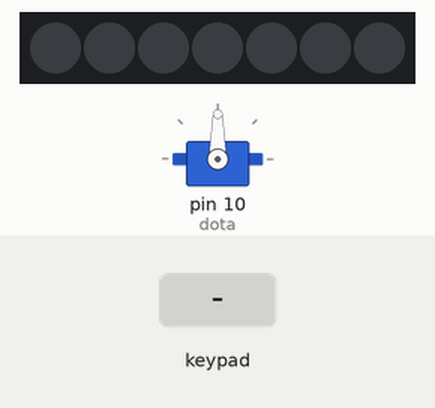
Bench run of a sketch on a simulated Arduino Uno, built with avr-gcc and run on an emulated ATmega328P. Parts: 7 RGB LEDs in strip order, left to right, servo. The test bench sets the inputs (shaded band). Dim RGB values are drawn brighter than linear.

Above: at 1.2 s.
1.3 s: keypad keys 1 2 * pressed 0.4 s apart
At 3.7 s:
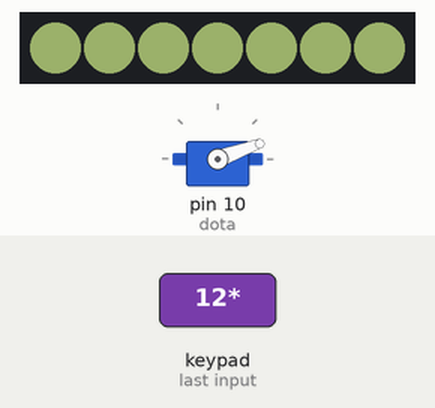
4.0 s: key 'A' pressed
At 5.1 s:
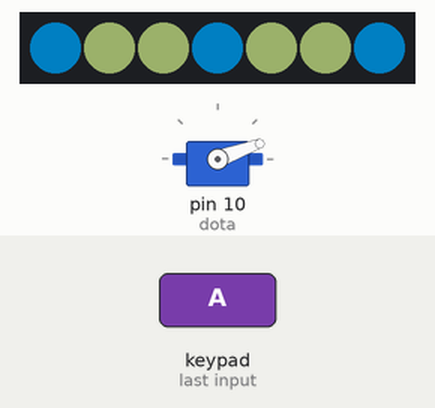
5.7 s: key 'B' pressed
At 7.2 s:
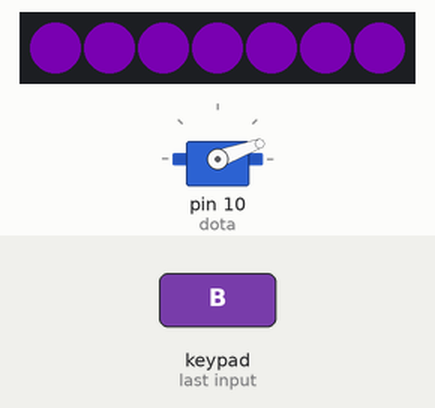
7.7 s: keypad keys 1 2 D pressed 0.4 s apart
At 10.1 s:
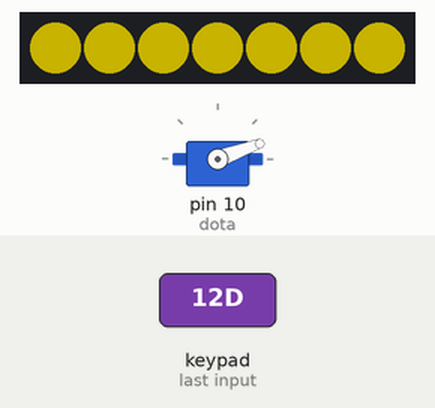
10.4 s: key 'C' pressed
At 11.4 s:
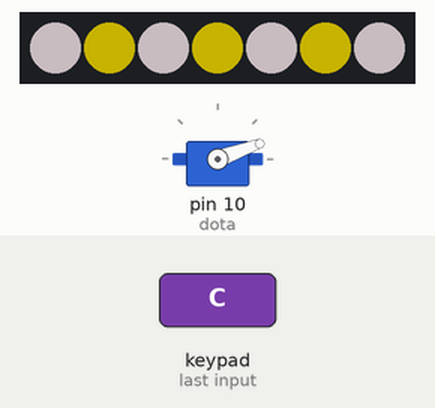
12.2 s: keypad keys 1 2 # pressed 0.4 s apart
At 14.6 s:
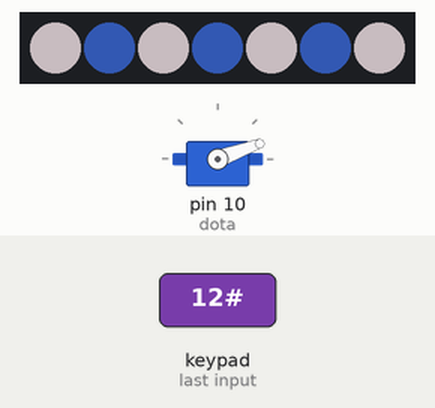
Timing chart, 0 to 15.9 s (numbered marks = the images above; inputs shaded):
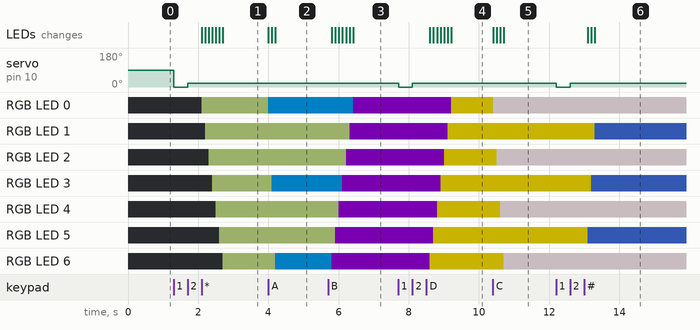

Measured:
- after the input at 1.3 s, servo on pin 10 (dota): 90° → 0° at once, → 20° 0.40 s later; RGB LED 0: off → RGB(50, 57, 34) after 0.80 s; RGB LED 1: off → RGB(50, 57, 34) after 0.90 s; RGB LED 2: off → RGB(50, 57, 34) after 1.0 s; RGB LED 3: off → RGB(50, 57, 34) after 1.1 s; the LEDs: first change after 0.80 s (image 1 shows a later state)
- after the input at 4.0 s, RGB LED 0: RGB(50, 57, 34) → RGB(0, 58, 89) at once; RGB LED 3: RGB(50, 57, 34) → RGB(0, 58, 89) after 0.10 s; RGB LED 6: RGB(50, 57, 34) → RGB(0, 58, 89) after 0.20 s; the LEDs: first change at once (image 2 shows a later state)
- after the input at 5.7 s, RGB LED 0: RGB(0, 58, 89) → RGB(39, 0, 57) after 0.71 s; RGB LED 1: RGB(50, 57, 34) → RGB(39, 0, 57) after 0.61 s
- after the input at 7.7 s, servo on pin 10 (dota): 20° → 0° at once, → 20° 0.39 s later; RGB LED 0: RGB(39, 0, 57) → RGB(98, 88, 0) after 1.5 s
- after the input at 10.4 s, RGB LED 0: RGB(98, 88, 0) → RGB(100, 94, 96) at once; RGB LED 2: RGB(98, 88, 0) → RGB(100, 94, 96) after 0.10 s; RGB LED 4: RGB(98, 88, 0) → RGB(100, 94, 96) after 0.20 s; RGB LED 6: RGB(98, 88, 0) → RGB(100, 94, 96) after 0.30 s; the LEDs: first change at once (image 5 shows a later state)
- after the input at 12.2 s, servo on pin 10 (dota): 20° → 0° at once, → 20° 0.40 s later; RGB LED 1: RGB(98, 88, 0) → RGB(17, 30, 61) after 1.1 s; RGB LED 3: RGB(98, 88, 0) → RGB(17, 30, 61) after 1.0 s; RGB LED 5: RGB(98, 88, 0) → RGB(17, 30, 61) after 0.91 s; the LEDs: first change after 0.91 s (image 6 shows a later state)

The sketch:

sketch_apr26a.ino
```cpp
//se crean las librerias para que se puedan ejecutar el servo motor, el teclado matricial y para la tira led
#include <Adafruit_NeoPixel.h>
#include <Keypad.h>
#include <Servo.h>
#define FILAS 4
#define COLUMNAS 4

Adafruit_NeoPixel tira = Adafruit_NeoPixel(7,11);//SE INDICA EL NUMERO DE PIXELES A USAR Y EL PIN CON EL QUE SE VA A CONTROLAR

char keys[FILAS][COLUMNAS] = {//// se ajustan como van las columnas y filas del teclado matricial
  {'1','2','3','A'},
  {'4','5','6','B'},
  {'7','8','9','C'},
  {'*','0','#','D'}
};

char key;// se crea una variable de tipo caracter para depues leer lo que se envie en el teclado matricial
byte Filas[FILAS]={9,8,7,6};// se indica que pines llevan las filas
byte Columnas[COLUMNAS] = {5,4,3,2};// se indica que pines llevan las columnas

Keypad teclado = Keypad(makeKeymap(keys),Filas, Columnas,FILAS,COLUMNAS);// se le indica como van las filas y columas del teclado matricial

Servo dota;//SE CREA LA VARIABLE PARA EL SERVO MOTOR

void setup() {
  // put your setup code here, to run once:
  Serial.begin(9600);
  tira.begin();
  tira.show();//
  dota.attach(10);//SE INDICA QUE QUE PIN SE VA A ENCONTRAR
}

void loop() {
  key = teclado.getKey();//se inica qie la variable key es igual al teclado.getkey

  switch(key){//se crea el switch case para que cuando se inice key mire que caracter toca y haga lo que que se le pida
    case '1'://el case indica que si key toca 1 haga lo siguiente
      dota.write(0);//se indica los grados a moverse el servo motor
      delay(100);
    break;//parar la función

    case '2'://el case indica que si key toca 2 haga lo siguiente
      dota.write(20);
      delay(100);
    break;//parar la función

    case '3'://el case indica que si key toca 3 haga lo siguiente
      dota.write(40);//se indica los grados a moverse el servo motor
      delay(100);
    break;//parar la función

    case '4'://el case indica que si key toca 4 haga lo siguiente
      dota.write(60);
      delay(100);
    break;//parar la función

    case '5'://el case indica que si key toca 5 haga lo siguiente
      dota.write(80);//se indica los grados a moverse el servo motor
      delay(100);
    break;//parar la función

    case '6'://el case indica que si key toca 6 haga lo siguiente
      dota.write(100);//se indica los grados a moverse el servo motor
      delay(100);
    break;//parar la función

    case '7'://el case indica que si key toca 7 haga lo siguiente
      dota.write(120);//se indica los grados a moverse el servo motor
      delay(100);
    break;//parar la función

    case '8'://el case indica que si key toca 8 haga lo siguiente
      dota.write(140);//se indica los grados a moverse el servo motor
      delay(100);
    break;//parar la función

    case '9'://el case indica que si key toca 9 haga lo siguiente
      dota.write(160);//se indica los grados a moverse el servo motor
      delay(100);
    break;//parar la función

    case '0'://el case indica que si key toca 0 haga lo siguiente
      dota.write(180);//se indica los grados a moverse el servo motor
      delay(100);
    break;//parar la función

    case 'A'://el case indica que si key toca A haga lo siguiente
      for(int i = 0; i<7; i = i+3 ){//se crea una variable adentro que su valor es cero y ahí en for se indica que cuando i<7 este salga de ese bucle y despues se indica como se va a incrimentar
        tira.setBrightness(100);//reasignará el máximo para toda la tira
        tira.setPixelColor(i, 0,148,226);// se le indica que el pin y luego los tres configuraciones para que de un color
       tira.show();
        delay(100);
      }
    break;//parar la función

    case 'B'://el case indica que si key toca B haga lo siguiente
      for(int i = 7; i>=-1; i--) {//se crea una variable adentro que su valor es 7 y ahí en for se indica que cuando i>=-1 este salga de ese bucle y despues se indica como se va a disminuyyendo
        tira.setBrightness(100);//reasignará el máximo para toda la tira
        tira.setPixelColor(i, 100,0,145);// se le indica que el pin y luego los tres configuraciones para que de un color
        tira.show();
       delay(100);
     }
    break;//parar la función

    case 'C'://el case indica que si key toca 1 haga lo siguiente
     for(int i = 0; i<7; i = i+2) {//se crea una variable adentro que su valor es cero y ahí en for se indica que cuando i<7 este salga de ese bucle y despues se indica como se va a incrimentar
       tira.setBrightness(100);//reasignará el máximo para toda la tira
        tira.setPixelColor(i, 255, 240, 245);// se le indica que el pin y luego los tres configuraciones para que de un color
       tira.show();
       delay(100);
     }
    break;//parar la función

    case 'D'://el case indica que si key toca 1 haga lo siguiente
      for(int i = 7; i>=-1; i--) {//se crea una variable adentro que su valor es 7 y ahí en for se indica que cuando i>=-1 este salga de ese bucle y despues se indica como se va a disminuyyendo
       tira.setBrightness(100);//reasignará el máximo para toda la tira
        tira.setPixelColor(i, 250, 225, 0);// se le indica que el pin y luego los tres configuraciones para que de un color
        tira.show();
       delay(100);
     }
    break;//parar la función

    case '*' ://el case indica que si key toca 1 haga lo siguiente
      for(int i=0;i<7 ;i++){//se crea una variable adentro que su valor es cero y ahí en for se indica que cuando i<7 este salga de ese bucle y despues se indica como se va a incrimentar
          tira.setBrightness(100);//reasignará el máximo para toda la tira
          tira.setPixelColor(i, 128, 145, 88);// se le indica que el pin y luego los tres configuraciones para que de un color
          tira.show();
          delay(100);
      }
    break;//parar la función

    case '#'://el case indica que si key toca 1 haga lo siguiente
      for(int i = 7; i >=-1; i = i-2 ){//se crea una variable adentro que su valor es 7 y ahí en for se indica que cuando i>=-1 este salga de ese bucle y despues se indica como se va a disminuyyendo
       tira.setBrightness(100);//reasignará el máximo para toda la tira
       tira.setPixelColor(i, 45,78,155);// se le indica que el pin y luego los tres configuraciones para que de un color
       tira.show();
        delay(100);
      }
    break;//parar la función
}

}
```
